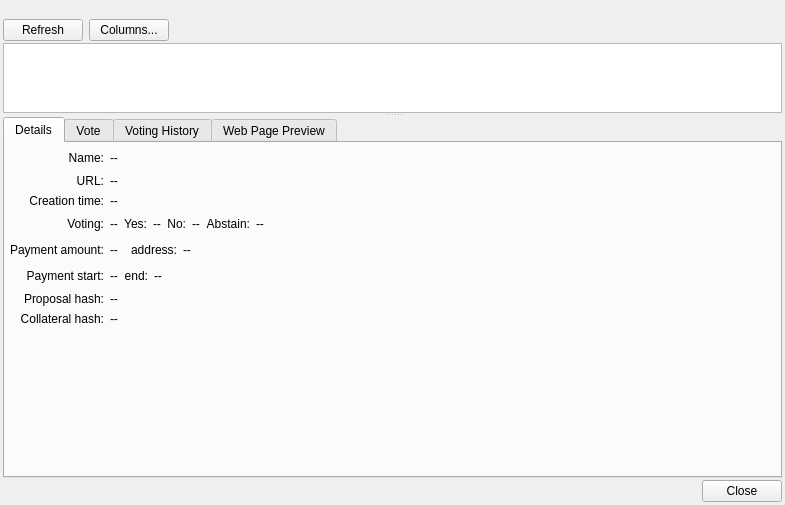
<?xml version="1.0" encoding="UTF-8"?>
<ui version="4.0">
 <class>ProposalsDlg</class>
 <widget class="QDialog" name="ProposalsDlg">
  <property name="geometry">
   <rect>
    <x>0</x>
    <y>0</y>
    <width>785</width>
    <height>505</height>
   </rect>
  </property>
  <property name="windowTitle">
   <string>Dialog</string>
  </property>
  <property name="modal">
   <bool>true</bool>
  </property>
  <layout class="QVBoxLayout" name="verticalLayout">
   <property name="spacing">
    <number>2</number>
   </property>
   <property name="leftMargin">
    <number>3</number>
   </property>
   <property name="topMargin">
    <number>3</number>
   </property>
   <property name="rightMargin">
    <number>3</number>
   </property>
   <property name="bottomMargin">
    <number>3</number>
   </property>
   <item>
    <widget class="QLabel" name="lblMessage">
     <property name="text">
      <string/>
     </property>
     <property name="wordWrap">
      <bool>true</bool>
     </property>
    </widget>
   </item>
   <item>
    <layout class="QHBoxLayout" name="horizontalLayout">
     <property name="spacing">
      <number>6</number>
     </property>
     <item>
      <widget class="QPushButton" name="btnRefreshProposals">
       <property name="text">
        <string>Refresh</string>
       </property>
       <property name="autoDefault">
        <bool>false</bool>
       </property>
      </widget>
     </item>
     <item>
      <widget class="QPushButton" name="btnColumnsProposals">
       <property name="text">
        <string>Columns...</string>
       </property>
       <property name="autoDefault">
        <bool>false</bool>
       </property>
      </widget>
     </item>
     <item>
      <spacer name="horizontalSpacer">
       <property name="orientation">
        <enum>Qt::Horizontal</enum>
       </property>
       <property name="sizeHint" stdset="0">
        <size>
         <width>40</width>
         <height>20</height>
        </size>
       </property>
      </spacer>
     </item>
    </layout>
   </item>
   <item>
    <widget class="QSplitter" name="splitter">
     <property name="orientation">
      <enum>Qt::Vertical</enum>
     </property>
     <widget class="QTableView" name="propsView">
      <property name="sizeAdjustPolicy">
       <enum>QAbstractScrollArea::AdjustToContentsOnFirstShow</enum>
      </property>
      <property name="editTriggers">
       <set>QAbstractItemView::AnyKeyPressed|QAbstractItemView::DoubleClicked|QAbstractItemView::EditKeyPressed</set>
      </property>
      <property name="alternatingRowColors">
       <bool>true</bool>
      </property>
      <property name="selectionMode">
       <enum>QAbstractItemView::SingleSelection</enum>
      </property>
      <property name="selectionBehavior">
       <enum>QAbstractItemView::SelectRows</enum>
      </property>
      <property name="showGrid">
       <bool>true</bool>
      </property>
      <property name="sortingEnabled">
       <bool>true</bool>
      </property>
      <attribute name="verticalHeaderVisible">
       <bool>true</bool>
      </attribute>
      <attribute name="verticalHeaderCascadingSectionResizes">
       <bool>false</bool>
      </attribute>
      <attribute name="verticalHeaderHighlightSections">
       <bool>false</bool>
      </attribute>
     </widget>
     <widget class="QTabWidget" name="tabsDetails">
      <property name="currentIndex">
       <number>0</number>
      </property>
      <widget class="QWidget" name="tabDetails">
       <property name="styleSheet">
        <string notr="true"/>
       </property>
       <attribute name="title">
        <string>Details</string>
       </attribute>
       <layout class="QVBoxLayout" name="verticalLayout_2">
        <property name="sizeConstraint">
         <enum>QLayout::SetDefaultConstraint</enum>
        </property>
        <property name="leftMargin">
         <number>5</number>
        </property>
        <property name="topMargin">
         <number>5</number>
        </property>
        <property name="rightMargin">
         <number>5</number>
        </property>
        <property name="bottomMargin">
         <number>5</number>
        </property>
        <item>
         <layout class="QGridLayout" name="gridLayout_2">
          <item row="4" column="0">
           <widget class="QLabel" name="lblDetailsPaymentAmountLabel">
            <property name="text">
             <string>Payment amount:</string>
            </property>
            <property name="alignment">
             <set>Qt::AlignRight|Qt::AlignTrailing|Qt::AlignVCenter</set>
            </property>
           </widget>
          </item>
          <item row="1" column="0">
           <widget class="QLabel" name="lblDetailsUrlLabel">
            <property name="text">
             <string>URL:</string>
            </property>
            <property name="alignment">
             <set>Qt::AlignRight|Qt::AlignTrailing|Qt::AlignVCenter</set>
            </property>
           </widget>
          </item>
          <item row="3" column="0">
           <widget class="QLabel" name="lblDetailsVotingStatusLabel">
            <property name="text">
             <string>Voting:</string>
            </property>
            <property name="alignment">
             <set>Qt::AlignRight|Qt::AlignTrailing|Qt::AlignVCenter</set>
            </property>
           </widget>
          </item>
          <item row="6" column="1">
           <layout class="QHBoxLayout" name="horizontalLayout_8">
            <item>
             <widget class="QLabel" name="lblDetailsPaymentStart">
              <property name="text">
               <string>--</string>
              </property>
              <property name="openExternalLinks">
               <bool>true</bool>
              </property>
              <property name="textInteractionFlags">
               <set>Qt::LinksAccessibleByMouse|Qt::TextSelectableByKeyboard|Qt::TextSelectableByMouse</set>
              </property>
             </widget>
            </item>
            <item>
             <widget class="QLabel" name="lblDetailsPaymentEndLabel">
              <property name="text">
               <string>end:</string>
              </property>
              <property name="alignment">
               <set>Qt::AlignRight|Qt::AlignTrailing|Qt::AlignVCenter</set>
              </property>
             </widget>
            </item>
            <item>
             <widget class="QLabel" name="lblDetailsPaymentEnd">
              <property name="text">
               <string>--</string>
              </property>
              <property name="openExternalLinks">
               <bool>true</bool>
              </property>
              <property name="textInteractionFlags">
               <set>Qt::LinksAccessibleByMouse|Qt::TextSelectableByKeyboard|Qt::TextSelectableByMouse</set>
              </property>
             </widget>
            </item>
            <item>
             <spacer name="horizontalSpacer_5">
              <property name="orientation">
               <enum>Qt::Horizontal</enum>
              </property>
              <property name="sizeHint" stdset="0">
               <size>
                <width>40</width>
                <height>20</height>
               </size>
              </property>
             </spacer>
            </item>
           </layout>
          </item>
          <item row="0" column="1">
           <widget class="QLabel" name="lblDetailsName">
            <property name="text">
             <string>--</string>
            </property>
            <property name="openExternalLinks">
             <bool>true</bool>
            </property>
            <property name="textInteractionFlags">
             <set>Qt::LinksAccessibleByMouse|Qt::TextSelectableByKeyboard|Qt::TextSelectableByMouse</set>
            </property>
           </widget>
          </item>
          <item row="4" column="1">
           <layout class="QHBoxLayout" name="horizontalLayout_7">
            <item>
             <widget class="QLabel" name="lblDetailsPaymentAmount">
              <property name="text">
               <string>--</string>
              </property>
              <property name="openExternalLinks">
               <bool>true</bool>
              </property>
              <property name="textInteractionFlags">
               <set>Qt::LinksAccessibleByMouse|Qt::TextSelectableByKeyboard|Qt::TextSelectableByMouse</set>
              </property>
             </widget>
            </item>
            <item>
             <widget class="QLabel" name="lblDetailsPaymentAddressLabel">
              <property name="text">
               <string>  address:</string>
              </property>
              <property name="alignment">
               <set>Qt::AlignRight|Qt::AlignTrailing|Qt::AlignVCenter</set>
              </property>
             </widget>
            </item>
            <item>
             <widget class="QLabel" name="lblDetailsPaymentAddress">
              <property name="text">
               <string>--</string>
              </property>
              <property name="openExternalLinks">
               <bool>true</bool>
              </property>
              <property name="textInteractionFlags">
               <set>Qt::LinksAccessibleByMouse|Qt::TextSelectableByKeyboard|Qt::TextSelectableByMouse</set>
              </property>
             </widget>
            </item>
            <item>
             <spacer name="horizontalSpacer_3">
              <property name="orientation">
               <enum>Qt::Horizontal</enum>
              </property>
              <property name="sizeHint" stdset="0">
               <size>
                <width>40</width>
                <height>20</height>
               </size>
              </property>
             </spacer>
            </item>
           </layout>
          </item>
          <item row="1" column="1">
           <widget class="QLabel" name="lblDetailsUrl">
            <property name="text">
             <string>--</string>
            </property>
            <property name="openExternalLinks">
             <bool>true</bool>
            </property>
            <property name="textInteractionFlags">
             <set>Qt::LinksAccessibleByMouse|Qt::TextSelectableByKeyboard|Qt::TextSelectableByMouse</set>
            </property>
           </widget>
          </item>
          <item row="0" column="0">
           <widget class="QLabel" name="lblDetailsNameLabel">
            <property name="text">
             <string>Name:</string>
            </property>
            <property name="alignment">
             <set>Qt::AlignRight|Qt::AlignTrailing|Qt::AlignVCenter</set>
            </property>
           </widget>
          </item>
          <item row="0" column="2">
           <spacer name="horizontalSpacer_6">
            <property name="orientation">
             <enum>Qt::Horizontal</enum>
            </property>
            <property name="sizeHint" stdset="0">
             <size>
              <width>40</width>
              <height>20</height>
             </size>
            </property>
           </spacer>
          </item>
          <item row="2" column="1">
           <widget class="QLabel" name="lblDetailsCreationTime">
            <property name="text">
             <string>--</string>
            </property>
           </widget>
          </item>
          <item row="6" column="0">
           <widget class="QLabel" name="lblDetailsPaymentStartLabel">
            <property name="text">
             <string>Payment start:</string>
            </property>
            <property name="alignment">
             <set>Qt::AlignRight|Qt::AlignTrailing|Qt::AlignVCenter</set>
            </property>
           </widget>
          </item>
          <item row="2" column="0">
           <widget class="QLabel" name="lblDetailsCreationTimeLabel">
            <property name="text">
             <string>Creation time:</string>
            </property>
            <property name="alignment">
             <set>Qt::AlignRight|Qt::AlignTrailing|Qt::AlignVCenter</set>
            </property>
           </widget>
          </item>
          <item row="3" column="1">
           <layout class="QHBoxLayout" name="horizontalLayout_6">
            <item>
             <widget class="QLabel" name="lblDetailsVotingStatus">
              <property name="text">
               <string>--</string>
              </property>
              <property name="openExternalLinks">
               <bool>true</bool>
              </property>
              <property name="textInteractionFlags">
               <set>Qt::LinksAccessibleByMouse|Qt::TextSelectableByKeyboard|Qt::TextSelectableByMouse</set>
              </property>
             </widget>
            </item>
            <item>
             <widget class="QLabel" name="lblDetailsYesCountLabel">
              <property name="text">
               <string>Yes:</string>
              </property>
              <property name="alignment">
               <set>Qt::AlignRight|Qt::AlignTrailing|Qt::AlignVCenter</set>
              </property>
             </widget>
            </item>
            <item>
             <widget class="QLabel" name="lblDetailsYesCount">
              <property name="text">
               <string>--</string>
              </property>
              <property name="openExternalLinks">
               <bool>true</bool>
              </property>
              <property name="textInteractionFlags">
               <set>Qt::LinksAccessibleByMouse|Qt::TextSelectableByKeyboard|Qt::TextSelectableByMouse</set>
              </property>
             </widget>
            </item>
            <item>
             <widget class="QLabel" name="lblDetailsNoCountLabel">
              <property name="text">
               <string>No:</string>
              </property>
              <property name="alignment">
               <set>Qt::AlignRight|Qt::AlignTrailing|Qt::AlignVCenter</set>
              </property>
             </widget>
            </item>
            <item>
             <widget class="QLabel" name="lblDetailsNoCount">
              <property name="text">
               <string>--</string>
              </property>
              <property name="openExternalLinks">
               <bool>true</bool>
              </property>
              <property name="textInteractionFlags">
               <set>Qt::LinksAccessibleByMouse|Qt::TextSelectableByKeyboard|Qt::TextSelectableByMouse</set>
              </property>
             </widget>
            </item>
            <item>
             <widget class="QLabel" name="lblDetailsAbstainCountLabel">
              <property name="text">
               <string>Abstain:</string>
              </property>
              <property name="alignment">
               <set>Qt::AlignRight|Qt::AlignTrailing|Qt::AlignVCenter</set>
              </property>
             </widget>
            </item>
            <item>
             <widget class="QLabel" name="lblDetailsAbstainCount">
              <property name="text">
               <string>--</string>
              </property>
              <property name="openExternalLinks">
               <bool>true</bool>
              </property>
              <property name="textInteractionFlags">
               <set>Qt::LinksAccessibleByMouse|Qt::TextSelectableByKeyboard|Qt::TextSelectableByMouse</set>
              </property>
             </widget>
            </item>
            <item>
             <spacer name="horizontalSpacer_4">
              <property name="orientation">
               <enum>Qt::Horizontal</enum>
              </property>
              <property name="sizeHint" stdset="0">
               <size>
                <width>40</width>
                <height>20</height>
               </size>
              </property>
             </spacer>
            </item>
           </layout>
          </item>
          <item row="7" column="0">
           <widget class="QLabel" name="lblDetailsProposalHashLabel">
            <property name="text">
             <string>Proposal hash:</string>
            </property>
            <property name="alignment">
             <set>Qt::AlignRight|Qt::AlignTrailing|Qt::AlignVCenter</set>
            </property>
           </widget>
          </item>
          <item row="8" column="0">
           <widget class="QLabel" name="lblDetailsCollateralHashLabel">
            <property name="text">
             <string>Collateral hash:</string>
            </property>
            <property name="alignment">
             <set>Qt::AlignRight|Qt::AlignTrailing|Qt::AlignVCenter</set>
            </property>
           </widget>
          </item>
          <item row="7" column="1">
           <widget class="QLabel" name="lblDetailsProposalHash">
            <property name="text">
             <string>--</string>
            </property>
            <property name="openExternalLinks">
             <bool>true</bool>
            </property>
            <property name="textInteractionFlags">
             <set>Qt::LinksAccessibleByMouse|Qt::TextSelectableByMouse</set>
            </property>
           </widget>
          </item>
          <item row="8" column="1">
           <widget class="QLabel" name="lblDetailsCollateralHash">
            <property name="text">
             <string>--</string>
            </property>
            <property name="openExternalLinks">
             <bool>true</bool>
            </property>
            <property name="textInteractionFlags">
             <set>Qt::LinksAccessibleByMouse|Qt::TextSelectableByMouse</set>
            </property>
           </widget>
          </item>
         </layout>
        </item>
        <item>
         <spacer name="verticalSpacer">
          <property name="orientation">
           <enum>Qt::Vertical</enum>
          </property>
          <property name="sizeHint" stdset="0">
           <size>
            <width>20</width>
            <height>40</height>
           </size>
          </property>
         </spacer>
        </item>
       </layout>
      </widget>
      <widget class="QWidget" name="tabVoting">
       <attribute name="title">
        <string>Vote</string>
       </attribute>
       <layout class="QVBoxLayout" name="verticalLayout_5">
        <item>
         <layout class="QGridLayout" name="layoutUserVoting">
          <item row="0" column="2">
           <widget class="QPushButton" name="btnVoteNoForAll">
            <property name="toolTip">
             <string>Vote No for all masternodes.</string>
            </property>
            <property name="text">
             <string>No For All</string>
            </property>
            <property name="autoDefault">
             <bool>false</bool>
            </property>
           </widget>
          </item>
          <item row="0" column="3">
           <widget class="QPushButton" name="btnVoteAbstainForAll">
            <property name="toolTip">
             <string>Vote Abstain for all masternodes.</string>
            </property>
            <property name="text">
             <string>Abstain For All</string>
            </property>
            <property name="autoDefault">
             <bool>false</bool>
            </property>
           </widget>
          </item>
          <item row="0" column="0">
           <widget class="QLabel" name="label_3">
            <property name="text">
             <string/>
            </property>
            <property name="alignment">
             <set>Qt::AlignRight|Qt::AlignTrailing|Qt::AlignVCenter</set>
            </property>
           </widget>
          </item>
          <item row="0" column="1">
           <widget class="QPushButton" name="btnVoteYesForAll">
            <property name="toolTip">
             <string>Vote Yes for all masternodes.</string>
            </property>
            <property name="text">
             <string>Yes For All</string>
            </property>
            <property name="autoDefault">
             <bool>false</bool>
            </property>
           </widget>
          </item>
          <item row="0" column="4">
           <widget class="QLabel" name="label_4">
            <property name="text">
             <string/>
            </property>
           </widget>
          </item>
          <item row="0" column="5">
           <spacer name="horizontalSpacer_7">
            <property name="orientation">
             <enum>Qt::Horizontal</enum>
            </property>
            <property name="sizeHint" stdset="0">
             <size>
              <width>40</width>
              <height>20</height>
             </size>
            </property>
           </spacer>
          </item>
         </layout>
        </item>
        <item>
         <spacer name="verticalSpacer_2">
          <property name="orientation">
           <enum>Qt::Vertical</enum>
          </property>
          <property name="sizeHint" stdset="0">
           <size>
            <width>20</width>
            <height>40</height>
           </size>
          </property>
         </spacer>
        </item>
       </layout>
      </widget>
      <widget class="QWidget" name="tabVoteList">
       <attribute name="title">
        <string>Voting History</string>
       </attribute>
       <layout class="QVBoxLayout" name="verticalLayout_4">
        <item>
         <widget class="QSplitter" name="votesSplitter">
          <property name="sizePolicy">
           <sizepolicy hsizetype="Expanding" vsizetype="Preferred">
            <horstretch>0</horstretch>
            <verstretch>0</verstretch>
           </sizepolicy>
          </property>
          <property name="orientation">
           <enum>Qt::Horizontal</enum>
          </property>
          <widget class="QWidget" name="layoutWidget">
           <layout class="QVBoxLayout" name="layoutVotesView">
            <property name="spacing">
             <number>2</number>
            </property>
            <item>
             <layout class="QHBoxLayout" name="horizontalLayout_2">
              <property name="spacing">
               <number>8</number>
              </property>
              <item>
               <widget class="QPushButton" name="btnReloadVotes">
                <property name="toolTip">
                 <string>Reads new votes from the Dash network</string>
                </property>
                <property name="text">
                 <string>Refresh</string>
                </property>
               </widget>
              </item>
              <item>
               <widget class="QCheckBox" name="chbOnlyMyVotes">
                <property name="toolTip">
                 <string/>
                </property>
                <property name="text">
                 <string>Show my votes only</string>
                </property>
               </widget>
              </item>
              <item>
               <spacer name="horizontalSpacer_2">
                <property name="orientation">
                 <enum>Qt::Horizontal</enum>
                </property>
                <property name="sizeHint" stdset="0">
                 <size>
                  <width>40</width>
                  <height>20</height>
                 </size>
                </property>
               </spacer>
              </item>
             </layout>
            </item>
            <item>
             <layout class="QHBoxLayout" name="layoutVotesViewFilter">
              <property name="spacing">
               <number>8</number>
              </property>
              <item>
               <widget class="QLabel" name="label_2">
                <property name="text">
                 <string>Filter:</string>
                </property>
               </widget>
              </item>
              <item>
               <widget class="QLineEdit" name="edtVotesViewFilter"/>
              </item>
              <item>
               <widget class="QPushButton" name="btnApplyVotesViewFilter">
                <property name="text">
                 <string>Apply</string>
                </property>
               </widget>
              </item>
             </layout>
            </item>
            <item>
             <widget class="QTableView" name="votesView">
              <property name="sizePolicy">
               <sizepolicy hsizetype="Expanding" vsizetype="Expanding">
                <horstretch>0</horstretch>
                <verstretch>0</verstretch>
               </sizepolicy>
              </property>
             </widget>
            </item>
           </layout>
          </widget>
          <widget class="QWidget" name="widget" native="true"/>
         </widget>
        </item>
       </layout>
      </widget>
      <widget class="QWidget" name="tabWebPreview">
       <attribute name="title">
        <string>Web Page Preview</string>
       </attribute>
       <layout class="QVBoxLayout" name="verticalLayout_3">
        <item>
         <layout class="QVBoxLayout" name="layoutWebPreview">
          <item>
           <layout class="QHBoxLayout" name="layoutURL">
            <item>
             <widget class="QLabel" name="label">
              <property name="text">
               <string>URL: </string>
              </property>
             </widget>
            </item>
            <item>
             <widget class="QLineEdit" name="edtURL">
              <property name="readOnly">
               <bool>true</bool>
              </property>
             </widget>
            </item>
           </layout>
          </item>
         </layout>
        </item>
       </layout>
      </widget>
     </widget>
    </widget>
   </item>
   <item>
    <widget class="QDialogButtonBox" name="buttonBox">
     <property name="standardButtons">
      <set>QDialogButtonBox::Close</set>
     </property>
    </widget>
   </item>
  </layout>
 </widget>
 <resources/>
 <connections/>
</ui>
